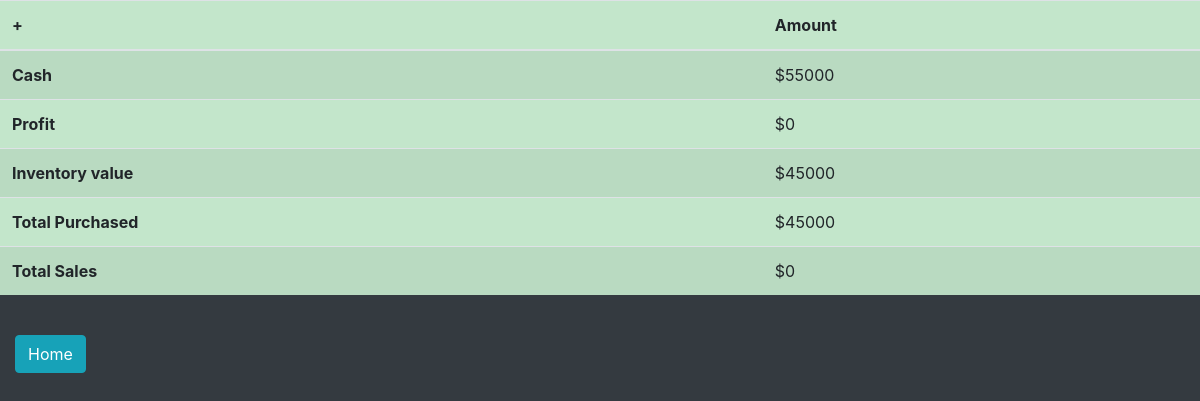
/balance, run on an earlier commit of the app's database.
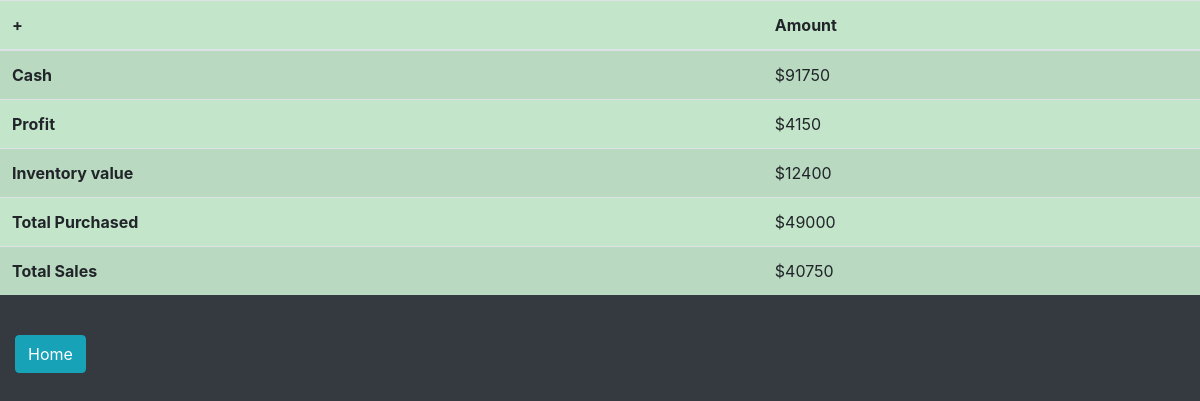
And on a later commit of the database.
### inventory/models.py (models this page shows)
class Assets(models.Model):
    id = models.CharField(max_length=20, primary_key=True, serialize=False)
    cash = models.IntegerField()
    profit = models.IntegerField()
    inventory_value = models.IntegerField()
    total_sales = models.IntegerField()
    total_purchases = models.IntegerField()

### inventory/views.py (the view)
# urls.py: path('balance', views.balance, name='balance'),
def balance(request):
    a=Assets.objects.get(id=1)
    a.inventory_value=inventory_calc()
    asset=[a]
    context = {
        'list':asset,
    }
    return render(request, "ledger.html", context)

### inventory/views.py (called while the page is built)
def inventory_calc():
    x=0
    for p in Products.objects.all():
        x=x+(p.purchase_price*p.amount)
    return x

### templates/ledger.html (shortened to what this page needs)
{% extends 'base.html' %}
{% block content %}
{% load static %}
<link href="{% static 'style.css' %}" rel="stylesheet" id="bootstrap-css">
<body class="bg-dark"></body>
<table class="table table-success table-striped">
    <thead>
        <tr>
            <th scope="col"> + </th>
            <th scope="col">Amount</th>
        </tr>
    </thead>
    <tbody>
        {% for prod in list %}
            <tr>
                <th scope="row">Cash</th>
                <td>${{prod.cash}}</td>
            </tr>
            <tr>
                <th scope="row">Profit</th>
                <td>${{prod.profit}}</td>
            </tr>
            <tr>
                <th scope="row">Inventory value</th>
                <td>${{prod.inventory_value}}</td>
            </tr>
            <tr>
                <th scope="col">Total Purchased</th>
                <td>${{prod.total_purchases}}</td>
            </tr>
            <tr>
                <th scope="col">Total Sales</th>
                <td>${{prod.total_sales}}</td>
            </tr>
        {% endfor %}
    </tbody>
</table>
<div class="col">
    <form action="home">
        <br> <button type="Submit" class="btn btn-info btn-md">Home</button><br>
    </form>
</div>
{% endblock %}

What changed in the data, as far as the page shows it:
changed Assets: cash "55000" → "91750"; profit "0" → "4150"; inventory_value "45000" → "12400"; total_purchases "45000" → "49000"; total_sales "0" → "40750"
